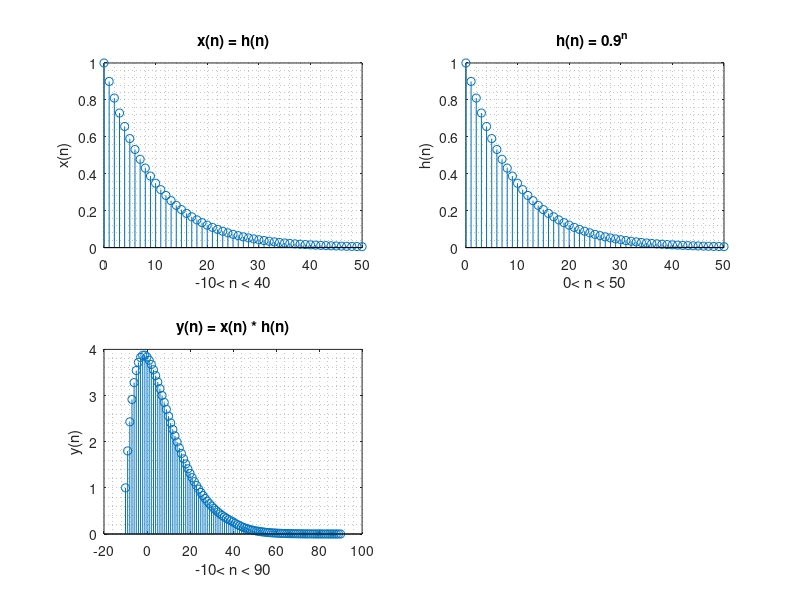

The MATLAB script that drew this image: (Note: this script raises an error after producing the figure.)
%Assignment 1 
% Done by Mahmoud Yassin Mahmoud
% ID: 202113650
% Submitted To Dr. Wail A. Mousa
% Bism Allah and I will start with 
%(Q1c): 
%%%%%%%%%%%%%%%%%%%%%%%%%%%%%%%%%%%%%%%%%%%%%%%%%%%%%%%%%%%%%%
clc;
clear;
%.....................  .............................
%defining time axis
n1a = -10:-1;
n1b = 0:19;
n1c = 20:40;
n1 = [n1a n1b n1c];
n2 = 0:50;
n = -10:90;
%.......................................
% convoluation calculation
h = 0.9.^n2;

x  = h;
y = conv(x,h);
%............................................
%ploting
subplot(221)
stem(n2,x)
   grid minor
   title(['x(n) = h(n)'])
   xlabel('-10< n < 40') 
   ylabel('x(n)') 

subplot(222)
stem(n2,h)

   title('h(n) = 0.9^n '); 
   grid minor
   xlabel('0< n < 50') 
   ylabel('h(n)') 

subplot(223)
stem(n,y)
   grid minor
   title('y(n) = x(n) * h(n)');
   xlabel('-10< n < 90') 
   ylabel('y(n)') 

 sgtitle('Convoluation between x(n) and h(n) to get y(n)') % title for the hole figure
 


